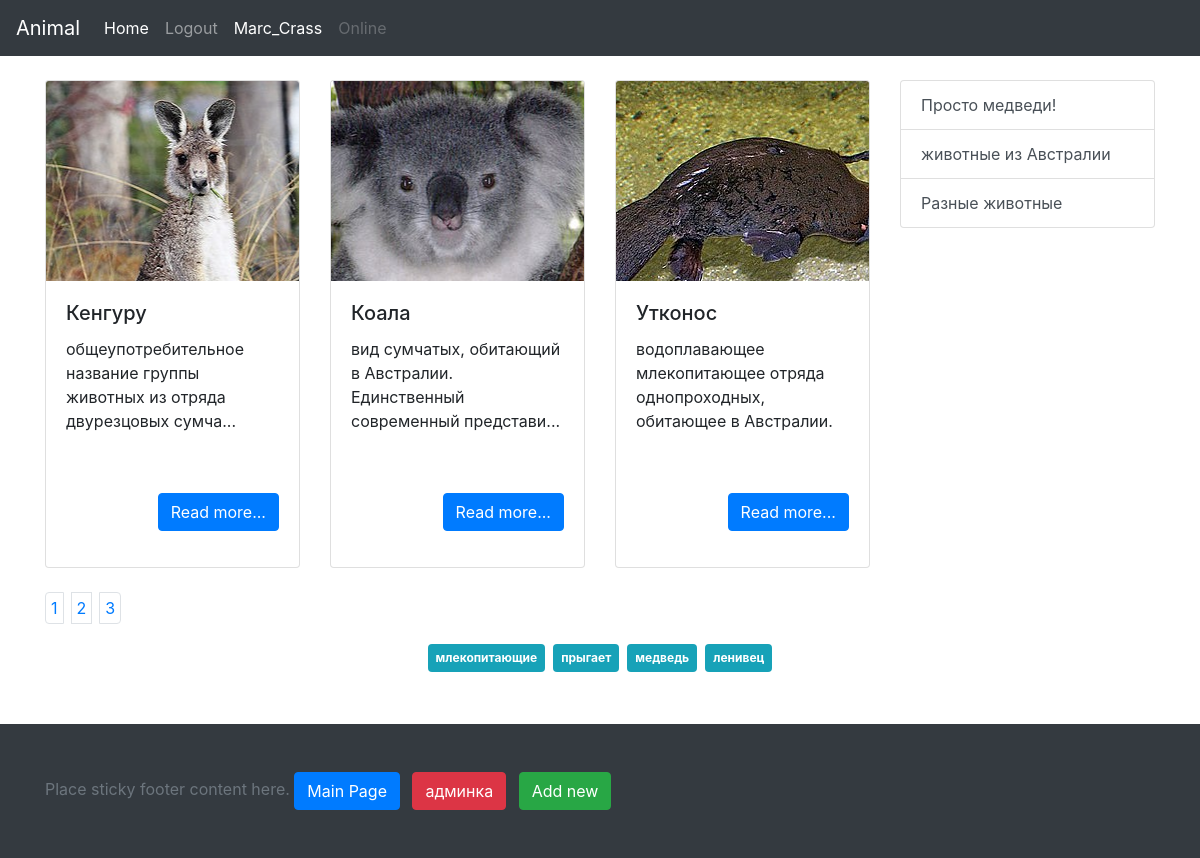
/index.php?page=1 (signed in), run on the app's committed database.
### tables this page shows
CREATE TABLE `info` (
  `id` int(11) NOT NULL,
  `title` varchar(255) NOT NULL,
  `category` int(11) NOT NULL,
  `descr_min` text NOT NULL,
  `description` text NOT NULL,
  `image` varchar(500) DEFAULT NULL
);

CREATE TABLE `category` (
  `id` int(11) NOT NULL,
  `category` varchar(255) NOT NULL,
  `slug` varchar(255) NOT NULL,
  `image` text NOT NULL,
  `description` text NOT NULL
);

### core/function.php (called while the page is built, shortened)
<?php
function selectMain($conn){
    $offset = 0;
    if (isset($_GET['page']) AND trim($_GET['page'])!=''){
        $offset = trim($_GET['page']);
    }
    $sql = "SELECT * FROM info ORDER BY id DESC LIMIT 3 OFFSET ".$offset*3;
    $result = mysqli_query($conn, $sql);
    $a = array();
    if (mysqli_num_rows($result) > 0) {
        while($row = mysqli_fetch_assoc($result)) {
            $a[] = $row;
        }
    }
    return $a;
}
function paginationCount($conn){
    $sql = "SELECT * FROM info";
    $result = mysqli_query($conn, $sql);
    $result = mysqli_num_rows($result);
    return ceil($result/3);
}
function getAllTags($conn){
    $sql = "SELECT DISTINCT(tag) FROM tag";
    $result = mysqli_query($conn, $sql);
    $a = array();
    if (mysqli_num_rows($result) > 0) {
        while($row = mysqli_fetch_assoc($result)) {
            $a[] = $row['tag'];
        }
    }
    return $a;
}
function getAllCatInfo($conn){
    $sql = "SELECT * FROM category";
    $result = mysqli_query($conn, $sql);
    $a = array();
    if (mysqli_num_rows($result) > 0) {
        while($row = mysqli_fetch_assoc($result)) {
            $a[] = $row;
        }
    }
    return $a;
}
?>

### template/include.php (called while the page is built, shortened)
<?php
	require_once 'core/function.php';
	$conn = connect();
	$cat = getAllCatInfo($conn);
?>

### main.php (the view, shortened to what this page needs)
<?php require_once 'template/include.php'; ?>
<?php
require_once('template/header.php');
$data = selectMain($conn);
$countPage = paginationCount($conn);
$tag = getAllTags($conn);
?>
<div class="container">
    <div class="row">
        <div class="col-lg-9">
            <div class="row">
                <?php
                $out = '';
                for ($i=0; $i < count($data); $i++){
                $data_short = mb_strimwidth($data[$i]['descr_min'], 0, 75, '...');
                $out .='<div class="col-lg-4 col-md-6">';
                    $out .='<div class="card">';
                        $out .="<div style='background-image: url(/images/{$data[$i]['image']});' class='card-img-top'></div>";
                        $out .='<div class="card-body">';
                            $out .="<h5 class='card-title'>{$data[$i]['title']}</h5>";
                            $out .="<p class='card-text'>{$data_short}</p>";
                            $out .='<p class="text-right"><a href="/article/'.$data[$i]['id'].'" class="btn btn-primary">Read more...</a></p>';
                        $out .='</div>';
                    $out .='</div>';
                $out .='</div>';
                }
                echo $out;
                ?>
            </div>
        </div>
        <div class="col-lg-3">
            <?php require_once('template/nav.php') ?>
        </div>
    </div>
    <div class="row">
        <div class="col-lg-12 text-center">
            <nav class="mt-4">
                <ul class="pagination">
                    <?php
                    for ($i=0; $i < $countPage; $i++){
                    $j = $i+1;
                        echo "<li class='page-item'><a href='/index.php?page={$i}' style='padding: 5px;' class='page-link mr-2'>{$j}</a></li>";
                    }
                    ?>
                </ul>
            </nav>
        </div>
    </div>
    <div class="row">
        <div class="col-lg-12 text-center">
            <?php
            for ($i=0; $i < count($tag); $i++){
                echo "<a href='/tag.php?tag={$tag[$i]}' style='padding: 5px;' class='badge badge-info p-2 m-1'>{$tag[$i]}</a>";
            }
            ?>
        </div>
    </div>
</div>
<?php require_once('template/footer.php');?>

### template/nav.php
<?php
    $out = '<div class="list-group">';
    for ($i=0; $i < count($cat); $i++){
        $out .='<a class="list-group-item list-group-item-action" href="/cat/'.$cat[$i]['id'].'">';
        $out .= $cat[$i]['description'].'</a>';
    }
    echo $out;
    echo '</div>';
?>

### css/style.css (style rules this page uses)
html, body { height: 100%; }
.card-img-top { width: 100%; height: 200px; background-position: center top; background-repeat: no-repeat; }
.card-text { height: 140px; }

### data on the page
info: image (picture), title "Кенгуру", descr_min "общеупотребительное название группы животных из отряда двурезцовых сумча..."
info: image (picture), title "Коала", descr_min "вид сумчатых, обитающий в Австралии. Единственный современный представи..."
info: image (picture), title "Утконос", descr_min "водоплавающее млекопитающее отряда однопроходных, обитающее в Австралии."
category: description "Просто медведи!"
category: description "животные из Австралии"
category: description "Разные животные"

### other printed values
$user_login->{'login'} "Marc_Crass"
$j "1"
$j "2"
$j "3"
$tag[$i] "млекопитающие"
$tag[$i] "прыгает"
$tag[$i] "медведь"
$tag[$i] "ленивец"
